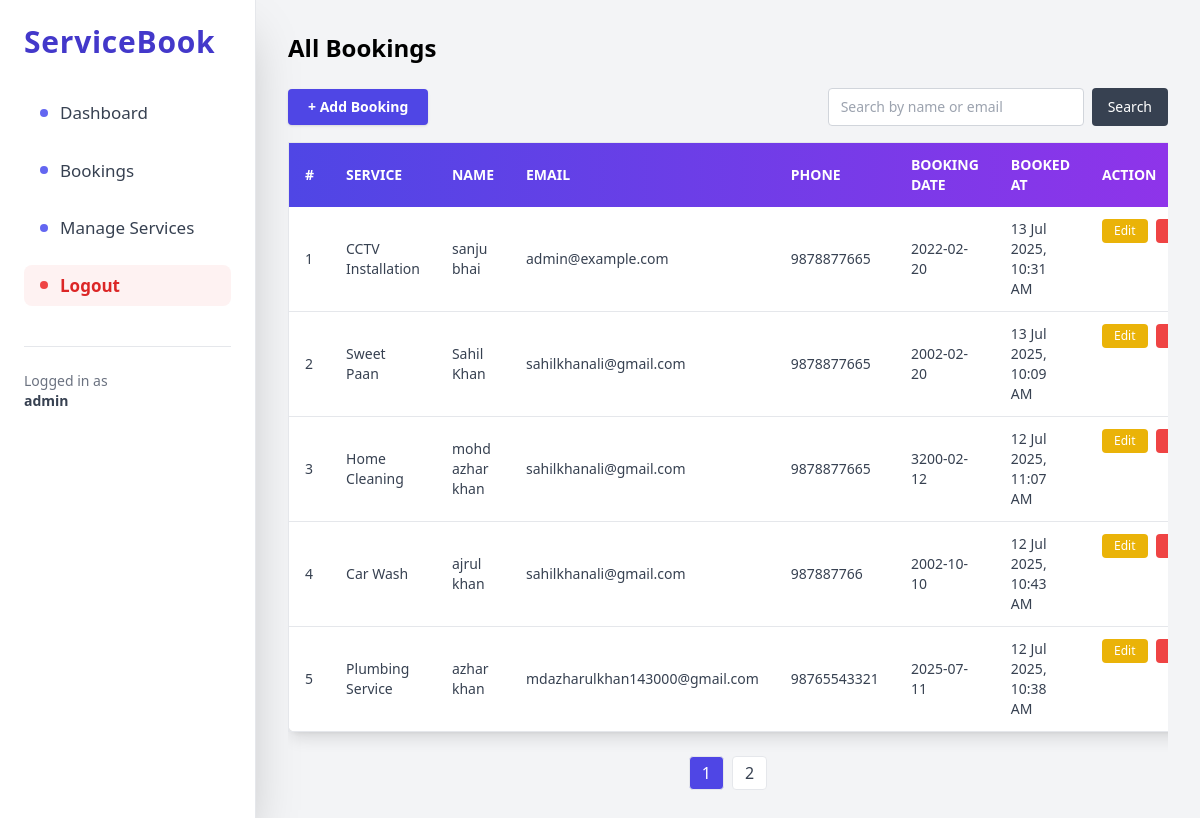
Screenshot of /admin/bookings.php (signed in) with the database file from the repository.
### tables this page shows
CREATE TABLE `bookings` (
  `id` int(11) NOT NULL,
  `service_id` int(11) NOT NULL,
  `user_id` int(11) DEFAULT NULL,
  `name` varchar(255) NOT NULL,
  `email` varchar(255) NOT NULL,
  `phone` varchar(20) NOT NULL,
  `booking_date` date NOT NULL,
  `created_at` timestamp NOT NULL DEFAULT current_timestamp(),
  `status` enum('Pending','Approved','Rejected','Completed') DEFAULT 'Pending',
  `amount` decimal(10,2) DEFAULT 0.00
);

CREATE TABLE `services` (
  `id` int(11) NOT NULL,
  `title` varchar(255) NOT NULL,
  `description` text NOT NULL,
  `image` varchar(255) DEFAULT NULL,
  `price` decimal(10,2) DEFAULT 0.00,
  `category` varchar(100) DEFAULT NULL
);

### admin/bookings.php (the view, shortened to what this page needs)
<?php
include '../includes/db.php';
$search = isset($_GET['search']) ? trim($_GET['search']) : '';
$limit = 5;
$page = isset($_GET['page']) ? (int)$_GET['page'] : 1;
$offset = ($page - 1) * $limit;
$countQuery = "SELECT COUNT(*) AS total FROM bookings b JOIN services s ON b.service_id = s.id";
$totalResult = $conn->query($countQuery);
$totalRow = $totalResult->fetch_assoc();
$totalRecords = $totalRow['total'];
$totalPages = ceil($totalRecords / $limit);
$query = "SELECT b.*, s.title AS service_title FROM bookings b
          JOIN services s ON b.service_id = s.id";
$query .= " ORDER BY b.created_at DESC LIMIT $limit OFFSET $offset";
$result = $conn->query($query);
?>
<!DOCTYPE html>
<html lang="en">
<head>
  <script src="https://cdn.tailwindcss.com"></script>
</head>
<body class="flex bg-gray-100 min-h-screen">
  <aside class="w-64 bg-white shadow-2xl p-6 border-r border-gray-200">
  <h2 class="text-3xl font-extrabold text-indigo-700 mb-8 tracking-wide"> ServiceBook</h2>
  <nav class="space-y-4 text-[17px] font-medium">
    <a href="dashboard.php" class="flex items-center gap-3 px-4 py-2 rounded-lg hover:bg-indigo-50 transition text-gray-700 hover:text-indigo-700 group">
      <span class="w-2 h-2 bg-indigo-500 rounded-full group-hover:scale-125 transition"></span>
      Dashboard
    </a>
    <a href="bookings.php" class="flex items-center gap-3 px-4 py-2 rounded-lg hover:bg-indigo-50 transition text-gray-700 hover:text-indigo-700 group">
      <span class="w-2 h-2 bg-indigo-500 rounded-full group-hover:scale-125 transition"></span>
      Bookings
    </a>
    <a href="services.php" class="flex items-center gap-3 px-4 py-2 rounded-lg hover:bg-indigo-50 transition text-gray-700 hover:text-indigo-700 group">
      <span class="w-2 h-2 bg-indigo-500 rounded-full group-hover:scale-125 transition"></span>
      Manage Services
    </a>
    <a href="logout.php" class="flex items-center gap-3 px-4 py-2 rounded-lg bg-red-50 text-red-600 font-semibold hover:bg-red-100 hover:text-red-700 transition">
      <span class="w-2 h-2 bg-red-500 rounded-full"></span>
      Logout
    </a>
  </nav>
  <div class="mt-10 pt-6 border-t border-gray-200 text-sm text-gray-500">
    <p>Logged in as <br><span class="font-semibold text-gray-700"><?= $_SESSION['admin_username']; ?></span></p>
  </div>
</aside>
  <main class="flex-1 p-8 overflow-auto">
    <h1 class="text-2xl font-bold mb-6">All Bookings</h1>
    <div class="flex justify-between items-center mb-4">
      <a href="more.php" class="bg-indigo-600 hover:bg-indigo-700 text-white px-5 py-2 rounded font-semibold text-sm shadow">
        + Add Booking
      </a>
      <form method="GET" class="flex space-x-2">
        <input type="text" name="search" value="<?= htmlspecialchars($search); ?>" placeholder="Search by name or email"
               class="px-3 py-2 rounded border border-gray-300 text-sm w-64">
        <button type="submit" class="bg-gray-700 text-white px-4 py-2 rounded text-sm hover:bg-black">Search</button>
      </form>
    </div>
    <div class="overflow-x-auto">
      <table class="min-w-full table-auto border border-gray-200 shadow-lg rounded-lg bg-white">
        <thead class="bg-gradient-to-r from-indigo-600 to-purple-600 text-white text-sm uppercase">
          <tr>
            <th class="px-4 py-3 text-left">#</th>
            <th class="px-4 py-3 text-left">Service</th>
            <th class="px-4 py-3 text-left">Name</th>
            <th class="px-4 py-3 text-left">Email</th>
            <th class="px-4 py-3 text-left">Phone</th>
            <th class="px-4 py-3 text-left">Booking Date</th>
            <th class="px-4 py-3 text-left">Booked At</th>
            <th class="px-4 py-3 text-left">Action</th>
          </tr>
        </thead>
        <tbody class="text-gray-700 text-sm">
          <?php
          $i = $offset + 1;
          while ($row = $result->fetch_assoc()):
          ?>
          <tr class="hover:bg-gray-50 border-b border-gray-200">
            <td class="px-4 py-3"><?= $i++; ?></td>
            <td class="px-4 py-3 font-medium"><?= htmlspecialchars($row['service_title']); ?></td>
            <td class="px-4 py-3"><?= htmlspecialchars($row['name']); ?></td>
            <td class="px-4 py-3"><?= htmlspecialchars($row['email']); ?></td>
            <td class="px-4 py-3"><?= htmlspecialchars($row['phone']); ?></td>
            <td class="px-4 py-3"><?= htmlspecialchars($row['booking_date']); ?></td>
            <td class="px-4 py-3 text-sm"><?= date('d M Y, h:i A', strtotime($row['created_at'])); ?></td>
            <td class="px-4 py-3 flex space-x-2">
              <a href="edit-booking.php?id=<?= $row['id']; ?>" class="bg-yellow-500 hover:bg-yellow-600 text-white px-3 py-1 rounded text-xs">Edit</a>
              <form action="delete-booking.php" method="POST" onsubmit="return confirm('Are you sure to delete this booking?');">
                <button type="submit" class="bg-red-500 hover:bg-red-600 text-white px-3 py-1 rounded text-xs">Delete</button>
              </form>
            </td>
          </tr>
          <?php endwhile; ?>
        </tbody>
      </table>
      <div class="mt-6 flex justify-center items-center space-x-2">
        <?php for ($p = 1; $p <= $totalPages; $p++): ?>
          <a href="?page=<?= $p; ?>&search=<?= urlencode($search); ?>"
             class="px-3 py-1 rounded border <?= $p == $page ? 'bg-indigo-600 text-white' : 'bg-white text-gray-700 hover:bg-gray-100'; ?>">
            <?= $p; ?>
          </a>
        <?php endfor; ?>
      </div>
    </div>
  </main>
</body>
</html>

### rows the page displays
bookings: service.title "CCTV Installation", name "sanju bhai", email "admin@example.com", phone "9878877665", booking_date "2022-02-20", created_at "13 Jul 2025, 10:31 AM"
bookings: service.title "Sweet Paan", name "Sahil Khan", email "sahilkhanali@gmail.com", phone "9878877665", booking_date "2002-02-20", created_at "13 Jul 2025, 10:09 AM"
bookings: service.title "Home Cleaning", name "mohd azhar khan", email "sahilkhanali@gmail.com", phone "9878877665", booking_date "3200-02-12", created_at "12 Jul 2025, 11:07 AM"
bookings: service.title "Car Wash", name "ajrul khan", email "sahilkhanali@gmail.com", phone "987887766", booking_date "2002-10-10", created_at "12 Jul 2025, 10:43 AM"
bookings: service.title "Plumbing Service", name "azhar khan", email "mdazharulkhan143000@gmail.com", phone "98765543321", booking_date "2025-07-11", created_at "12 Jul 2025, 10:38 AM"

### other values shown
$_SESSION['admin_username'] "admin"
